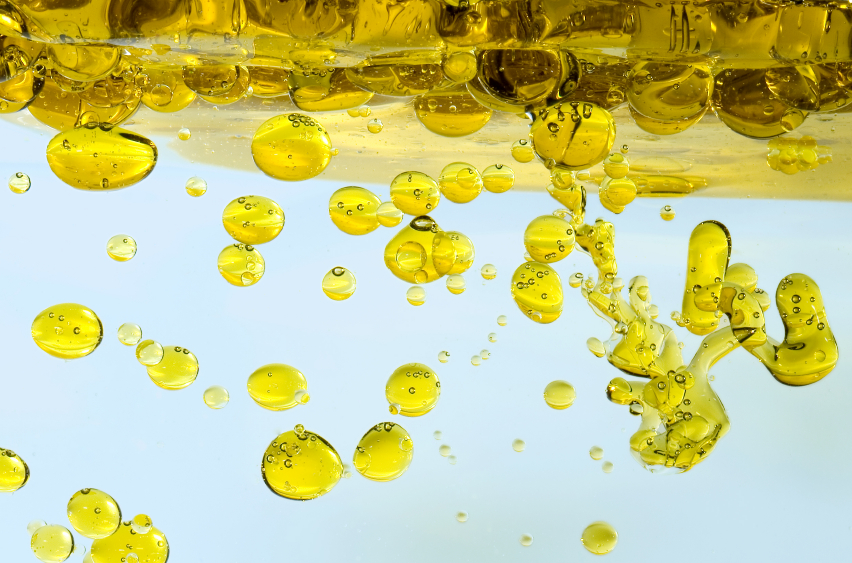
#> input picture src/example/example1.jpg, 852 x 563 px
$ python -i binarization.py   (imports and definitions only)
#> lines starting #> are read from the running program, lines starting #| are printed output that depends on the picture; after the words box and inside, x2 and y2 are one past the last pixel; in counts of white or black regions, pixels touching at a corner belong together
#> further down, picture is the input picture: PIL image 852x563 RGB; mean R, G, B 200.2, 202.9, 142.2
#to change the edited Image
import numpy as np
from skimage.filters import threshold_otsu,threshold_triangle

class Binarization():
    def __init__(self):
        self.model_value = None

    def set_model_value(self, value):
        self.model_value = value

    def get_model_value(self):
        return self.model_value

    def otsu(self,image):
        """!
        @brief Apply the Otsu Treashold model.

        @param The function uses attributes: `manual_value = Int`.

        @note This function take the PIL image, transform in a numpy array and pass to the threshold_otsu of the Skimage filters.
        Show an edited image in a gray scale of the treshold model, take the value of the model and plot a red line in the histogram.

        @return: None
        """
        manual_value = self.model_value

        #Convert image to grayscale and get pixel values
        image_gray = image.convert("L")
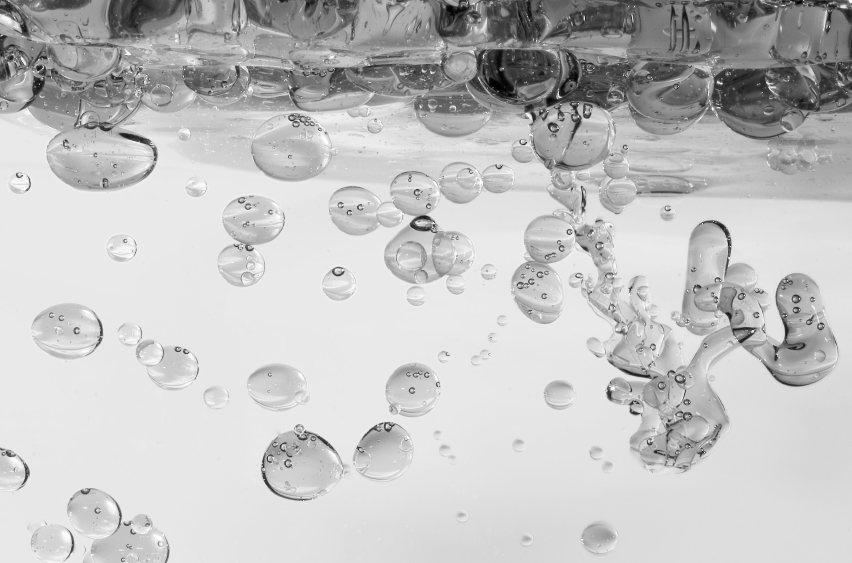
#> image_gray: PIL image 852x563 L; min 1, max 255, mean 195.2
        pixels = np.array(image_gray.getdata()) #gray#
        pixels = pixels.astype(np.uint8)

        #Check if the manual value was used and set it
        # to the model's value if it wasn't used. The automatic value will be used otherwise.
        if manual_value != None:
            self.model_value = manual_value
        else:
            self.model_value = threshold_otsu(pixels)
#> self.model_value = 167

        #apply the model
        photo_binary = image_gray.point(lambda x: 0 if x < self.model_value else 255)
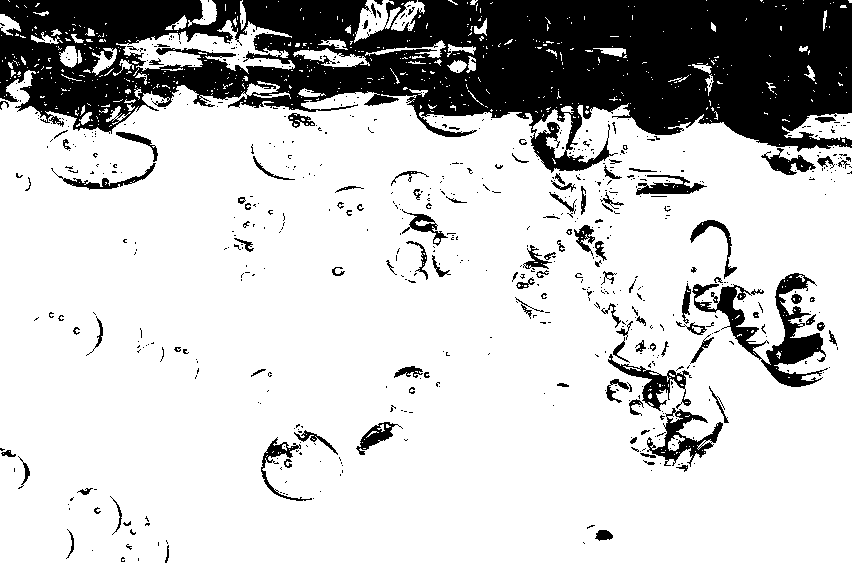
#> photo_binary: PIL image 852x563 L; 78% white; 669 black regions (553 under 20 px), largest, box (x1, y1, x2, y2) and area: (0, 0, 852, 173) 86316, (692, 273, 828, 387) 4228, (647, 408, 723, 467) 1395

        #change the edited image and show the tk one
        return photo_binary

    def triangle(self):
        pass

>>> from PIL import Image
>>> picture = Image.open('../src/example/example1.jpg')
>>> result = Binarization().otsu(picture)

$ run again, on src/example/example2.jpg
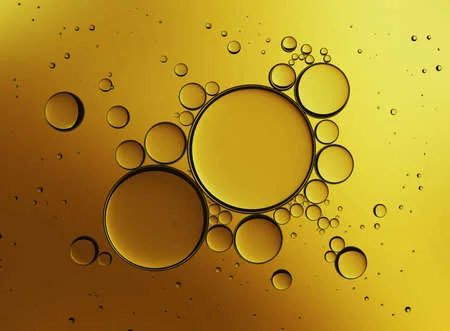
#> input picture src/example/example2.jpg, 450 x 331 px
#> picture is the input picture: PIL image 450x331 RGB; mean R, G, B 173.8, 137.2, 33
#> in otsu, `image_gray = image.convert("L")`:
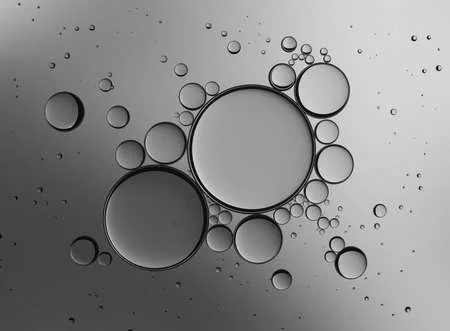
#> image_gray: PIL image 450x331 L; min 0, max 243, mean 136.3
#> self.model_value = 128
#> in otsu, `photo_binary = image_gray.point(lambda x: 0 if x < self.model_value el..`:
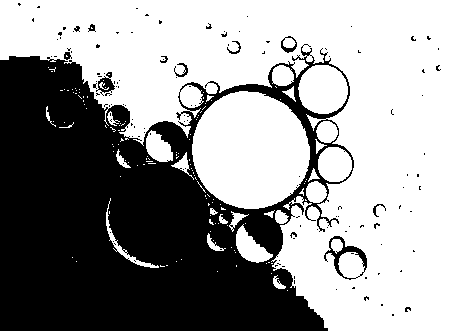
#> photo_binary: PIL image 450x331 L; 58.7% white; 133 black regions (120 under 20 px), largest, box (x1, y1, x2, y2) and area: (0, 44, 354, 331) 59993, (324, 236, 367, 280) 461, (96, 72, 115, 96) 192

$ run again, on src/example/example3.jpg
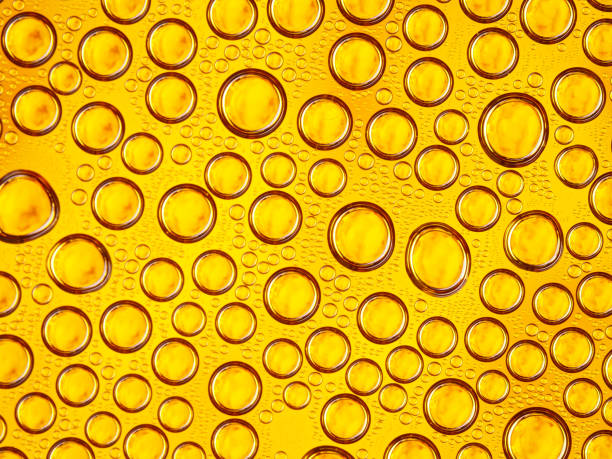
#> input picture src/example/example3.jpg, 612 x 459 px
#> picture is the input picture: PIL image 612x459 RGB; mean R, G, B 230.9, 176.7, 11.9
#> in otsu, `image_gray = image.convert("L")`:
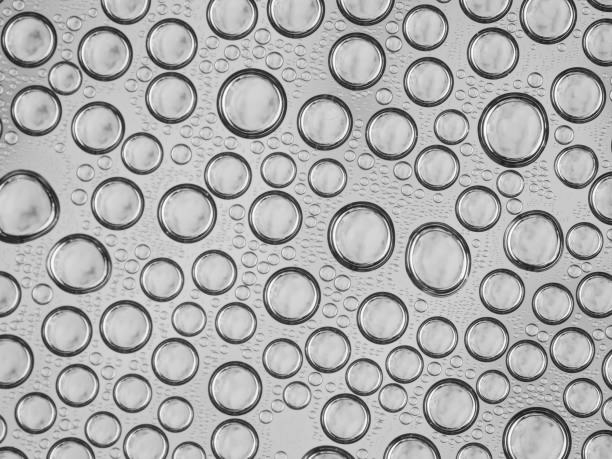
#> image_gray: PIL image 612x459 L; min 19, max 254, mean 174.1
#> self.model_value = 139
#> in otsu, `photo_binary = image_gray.point(lambda x: 0 if x < self.model_value el..`:
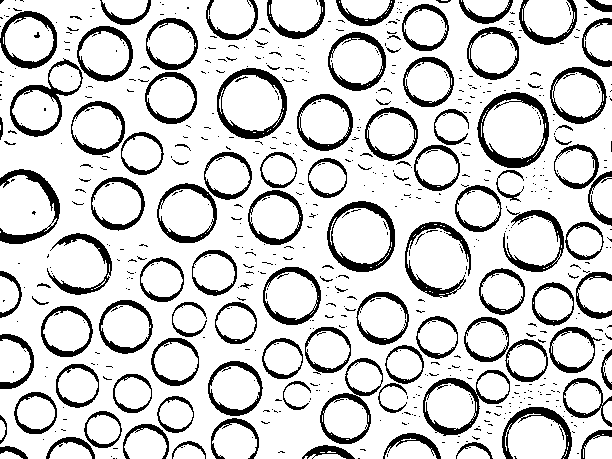
#> photo_binary: PIL image 612x459 L; 82.2% white; 648 black regions (532 under 20 px), largest, box (x1, y1, x2, y2) and area: (477, 92, 549, 168) 1429, (217, 68, 287, 139) 1254, (327, 201, 395, 272) 1220
